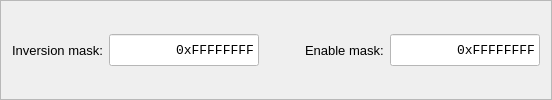
     <widget class="QFrame" name="frame_8">
      <property name="frameShape">
       <enum>QFrame::StyledPanel</enum>
      </property>
      <property name="frameShadow">
       <enum>QFrame::Raised</enum>
      </property>
      <layout class="QGridLayout" name="gridLayout_20">
       <item row="0" column="0">
        <widget class="QLabel" name="label_67">
         <property name="font">
          <font>
           <pointsize>10</pointsize>
          </font>
         </property>
         <property name="text">
          <string>Inversion mask:</string>
         </property>
        </widget>
       </item>
       <item row="0" column="1">
        <widget class="QLineEdit" name="lineEditADCInversion">
         <property name="minimumSize">
          <size>
           <width>150</width>
           <height>32</height>
          </size>
         </property>
         <property name="maximumSize">
          <size>
           <width>150</width>
           <height>32</height>
          </size>
         </property>
         <property name="font">
          <font>
           <family>Monospace</family>
           <pointsize>10</pointsize>
          </font>
         </property>
         <property name="styleSheet">
          <string notr="true">background-color: rgb(255, 255, 255);</string>
         </property>
         <property name="text">
          <string>0xFFFFFFFF</string>
         </property>
         <property name="alignment">
          <set>Qt::AlignRight|Qt::AlignTrailing|Qt::AlignVCenter</set>
         </property>
         <property name="readOnly">
          <bool>false</bool>
         </property>
        </widget>
       </item>
       <item row="0" column="3">
        <widget class="QLabel" name="label_68">
         <property name="font">
          <font>
           <pointsize>10</pointsize>
          </font>
         </property>
         <property name="text">
          <string>Enable mask:</string>
         </property>
        </widget>
       </item>
       <item row="0" column="2">
        <spacer name="horizontalSpacer_6">
         <property name="orientation">
          <enum>Qt::Horizontal</enum>
         </property>
         <property name="sizeHint" stdset="0">
          <size>
           <width>40</width>
           <height>20</height>
          </size>
         </property>
        </spacer>
       </item>
       <item row="0" column="4">
        <widget class="QLineEdit" name="lineEditADCEnable">
         <property name="minimumSize">
          <size>
           <width>150</width>
           <height>32</height>
          </size>
         </property>
         <property name="maximumSize">
          <size>
           <width>150</width>
           <height>32</height>
          </size>
         </property>
         <property name="font">
          <font>
           <family>Monospace</family>
           <pointsize>10</pointsize>
          </font>
         </property>
         <property name="styleSheet">
          <string notr="true">background-color: rgb(255, 255, 255);</string>
         </property>
         <property name="text">
          <string>0xFFFFFFFF</string>
         </property>
         <property name="alignment">
          <set>Qt::AlignRight|Qt::AlignTrailing|Qt::AlignVCenter</set>
         </property>
         <property name="readOnly">
          <bool>false</bool>
         </property>
        </widget>
       </item>
      </layout>
     </widget>
